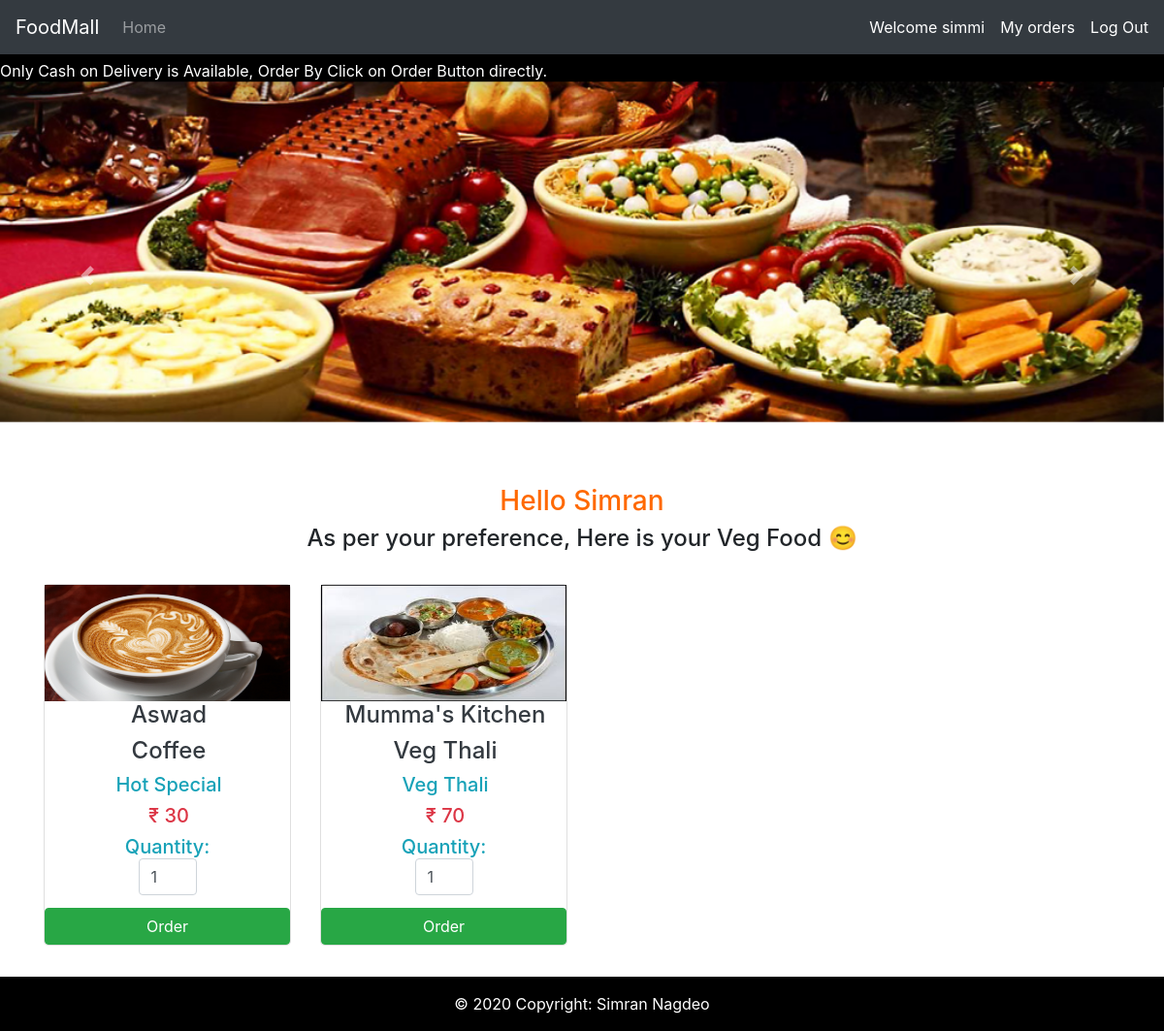
/index.php (signed in), run on the app's committed database.
### tables this page shows
CREATE TABLE `customer` (
  `cust_id` int(30) NOT NULL,
  `name` text NOT NULL,
  `username` text NOT NULL,
  `email` text NOT NULL,
  `contact` varchar(30) NOT NULL,
  `address` text NOT NULL,
  `password` text NOT NULL,
  `pref` varchar(15) NOT NULL
);

CREATE TABLE `food` (
  `f_id` int(30) NOT NULL,
  `name` text NOT NULL,
  `price` int(30) NOT NULL,
  `description` text NOT NULL,
  `r_id` int(30) NOT NULL,
  `images` text NOT NULL,
  `options` text NOT NULL,
  `type` varchar(30) NOT NULL
);

CREATE TABLE `restaurant` (
  `r_id` int(30) NOT NULL,
  `name` text NOT NULL,
  `email` text NOT NULL,
  `username` text NOT NULL,
  `contact` varchar(30) NOT NULL,
  `address` text NOT NULL,
  `password` text NOT NULL
);

### index.php (the view, shortened to what this page needs)
<?php
$conn = Connect();
?>
<!DOCTYPE html>
<html lang="en">
<head>
    <link rel="stylesheet" type = "text/css" href ="css/bootstrap-4.5.0-dist/css/bootstrap.min.css">
   <link rel="stylesheet" type = "text/css" href ="css/mediaQuery.css">
</head>
<body>
<nav class="navbar navbar-expand-sm bg-dark navbar-dark displayNoneLess1200">
  <a class="navbar-brand" href="#">FoodMall</a>
  <ul class="navbar-nav">
    <li class="nav-item">
      <a class="nav-link" href="#">Home</a>
    </li>
  </ul>
  <?php
if(isset($_SESSION['login_user1'])){
?>
  <ul class="nav navbar-nav navbar-right" style="position: absolute;right:1rem">
      <li style="margin-right: 1rem;"><a href="#" style="color: white;">Welcome <?php echo $_SESSION['login_user1']; ?> </a></li>
      <li style="margin-right: 1rem;"><a href="addFood.php" style="color: white;">Add food</a></li>
      <li style="margin-right: 1rem;"><a href="RestaurantOrder.php" style="color: white;">View Orders</a></li>
            <li><a href="logout_r.php" style="color: white;"> Log Out </a></li>
          </ul>
<?php
}
else if (isset($_SESSION['login_user2'])) {
  ?>
  <ul class="nav navbar-nav navbar-right" style="position: absolute;right:1rem">
      <li style="margin-right: 1rem;"><a href="#" style="color: white;"> Welcome <?php echo $_SESSION['login_user2']; ?> </a></li>
            <li style="margin-right: 1rem;">
                        <span><a href="MyOrders.php" style="color: white;">My orders</a></span>
            </li>
            <li><a href="logout_u.php" style="color: white;"></span> Log Out </a></li>
          </ul>
  <?php
}
?>
</nav>
 <marquee width="100%" direction="left" class="displayNoneLess1200" height="30px" style="background: black;color:white;padding:5px 0px;">
  Only Cash on Delivery is Available, Order By Click on Order Button directly.
</marquee>
<div id="carouselExampleInterval" class="carousel slide displayNoneLess1200" data-ride="carousel" style="margin-top: -0.4rem; ">
  <div class="carousel-inner">
      <div class="carousel-item active" style="height: 25rem;" data-interval="10000">
        <img src="images/slide001.jpg" class="d-block w-100" alt="...">
    </div>
  </div>
  <a class="carousel-control-prev" href="#carouselExampleInterval" role="button" data-slide="prev">
    <span class="carousel-control-prev-icon" aria-hidden="true"></span>
  </a>
  <a class="carousel-control-next" href="#carouselExampleInterval" role="button" data-slide="next">
    <span class="carousel-control-next-icon" aria-hidden="true"></span>
  </a>
</div>
 <div class="container displayNoneLess1200" style="width:95%;">
 <?php
if(isset($_SESSION['login_user1'])){
    $Uname=$_SESSION['login_user1'];
    $r_id;
    $r_name;
    $sqlType="Select r_id,name from restaurant where username='$Uname'";
    $result1 = mysqli_query($conn, $sqlType);
    if (mysqli_num_rows($result1) > 0)
     {
     while($row = mysqli_fetch_assoc($result1)){
         $r_id=$row["r_id"];
         $r_name=$row["name"];
     }
    }
    $sql = "SELECT * FROM food WHERE options = 'Enable' and r_id='$r_id' ORDER BY f_id";
    $result = mysqli_query($conn, $sql);
    $foodCountRes=  mysqli_num_rows($result);
?>
     <h3 style="text-align: center;color: #ff6900;margin-top: 1rem">Restaurant <?php echo $r_name;?></h3>
<?php
}
else if (isset($_SESSION['login_user2'])) {
    $Uname=$_SESSION['login_user2'];
    $sqlType="Select pref,name from customer where username='$Uname'";
    $result1 = mysqli_query($conn, $sqlType);
    if (mysqli_num_rows($result1) > 0)
     {
     while($row = mysqli_fetch_assoc($result1)){
         $type=$row["pref"];
         $name_user=$row["name"];
     }
    }
    $sql = "SELECT * FROM food WHERE options = 'Enable' and type='$type' ORDER BY f_id";
    $result = mysqli_query($conn, $sql);
    $foodCount=  mysqli_num_rows($result);
  ?>
  <h3 style="text-align: center;margin-top: 1rem;color: #ff6900;text-transform: capitalize ">Hello <?php echo $name_user;?></h3>
 <?php if($foodCount >0){?>
  <h4 style="text-align: center;" >As per your preference, Here is your <?php echo $type;?> Food  &#128522;</h4>
<?php
 }
}
if (mysqli_num_rows($result) > 0)
{
  $count=0;
  while($row = mysqli_fetch_assoc($result)){
    if ($count == 0)
      echo "<div class='row' style='margin-top:2rem;'>";
      $r_id=$row["r_id"];
      $sql_R_id = "SELECT name FROM restaurant WHERE r_id='$r_id'";
      $result_rName = $conn->query($sql_R_id);
      if (mysqli_num_rows($result_rName) > 0) {
      while($row1 = $result_rName->fetch_assoc()) {
          $R_Name=$row1["name"];
        }
      }
?>
<div class="col-md-3">
    <form method="post" action="order.php?action=add&id=<?php echo $row['f_id']; ?>&Rid=<?php echo $row['r_id']; ?>">
        <div class="mypanel card" style="text-transform: capitalize;border-radius: 5px" align="center">
    <img src="<?php echo $row["images"]; ?>" style="height: 120px;width:100%" class="img-responsive">
    <h4 class="text-dark textellipsis"><?php echo $R_Name; ?></h4>
<h4 class="text-dark textellipsis"><?php echo $row["name"]; ?></h4>
<h5 class="text-info textellipsis"><?php echo $row["description"]; ?></h5>
<h5 class="text-danger textellipsis">&#8377; <?php echo $row["price"]; ?></h5>
<h5 class="text-info">Quantity: <input type="number" min="1" max="25" name="quantity" class="form-control" value="1" style="width: 60px;"> </h5>
<button type="submit" name="add" style="margin-top:5px;"
       data-toggle="modal" data-target="#orderModal"
    <?php if (isset($_SESSION['login_user1'])){ ?> disabled <?php   } ?>
    class="btn btn-success" value="Order">Order</button>
    </form>
</div>
</div>
<?php
$count++;
}
?>
  <?php
}
?>
<footer class="page-footer font-small blue displayNoneLess1200" style="background: black;margin-top:2rem;color: white">
  <div class="footer-copyright text-center py-3">&copy; 2020 Copyright:
     Simran Nagdeo
  </div>
</footer>
</body>
</html>

### index.php (style rules this page uses)
.textellipsis { white-space: nowrap; width: 16rem; overflow: hidden; text-overflow: ellipsis; text-align: center; padding: 0rem 1rem; }

### data on the page
customer: name "Simran", pref "Veg"
food: images (picture), r.name "Aswad", name "Coffee", description "Hot Special", price "30"
food: images (picture), r.name "Mumma's Kitchen", name "Veg Thali", description "Veg Thali", price "70"

### other printed values
$_SESSION['login_user2'] "simmi"
